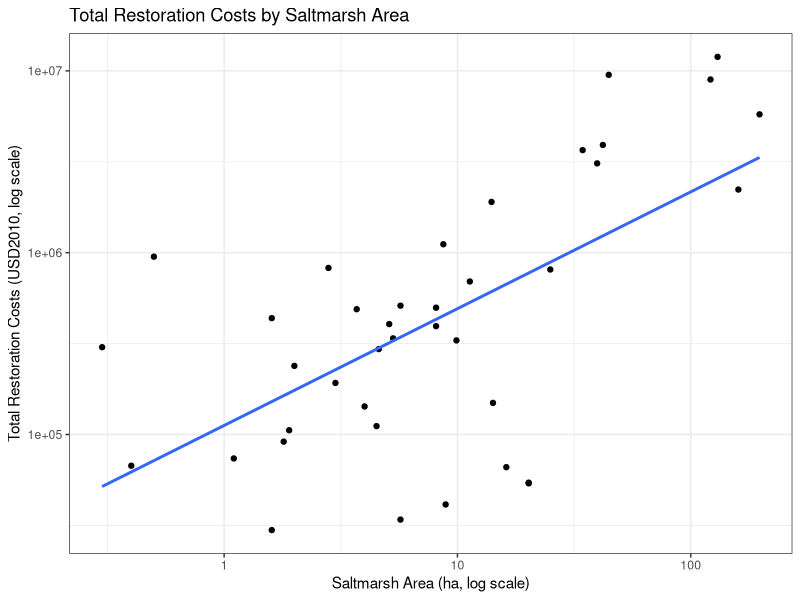

Generate this figure with R:
## ---- chunk 1
#load libraries
library(tidyverse)
library(here)
library(knitr)
library(kableExtra)

#import data
cost_df <- read.csv(here("data", "cost_df.csv"))
## ---- chunk 2
#inspect the dataset
# unique(cost_df$wetland_type)

#filter dataset for wetlands type
wetland_df <- cost_df %>% 
  filter(wetland_type == "saltmarsh") %>% 
  drop_na()
## ---- chunk 3
#create a new variable with restoration costs per hectare
wetland_df <- wetland_df %>%
  mutate(cost_per_ha = total_cost_2010 / area_ha)

#show me the study with the closest area to 60 hectares
# wetland_df %>% 
#   filter(area_ha > 40 & area_ha < 100) %>% 
#   select(observation, area_ha, total_cost_2010, cost_per_ha)

# hb_wetland_df <- wetland_df %>% 
#   filter(observation == 126)

# head(hb_wetland_df)

## ---- chunk 4
# #scatter plot
# ggplot(wetland_df, aes(x = area_ha, y = total_cost_2010)) +
#   geom_point() +
#   labs(title = "Total restoration costs by wetland area",
#        x = "Wetland area (ha)",
#        y = "Total restoration costs (USD2010)") +
#   theme_bw()

# The above scatterplot shows all the points very close to each other, making it difficult to see the relationship between area and costs.To better visualize, log-transform the axes.

#filter wetland df to only include USA
wetland_usa <- wetland_df %>% 
  filter(country=="USA")

# Scatter plot with log-transformed axes
ggplot(wetland_usa, aes(x = area_ha, y = total_cost_2010)) +
  geom_point() +
  geom_smooth(method = "lm", se = FALSE) +
  scale_x_log10() +  # Log transform x-axis
  scale_y_log10() +  # Log transform y-axis
  labs(title = "Total Restoration Costs by Saltmarsh Area",
       x = "Saltmarsh Area (ha, log scale)",
       y = "Total Restoration Costs (USD2010, log scale)") +
  theme_bw()
## ---- chunk 5
# run regression
lm_cost <- lm(total_cost_2010 ~ area_ha, data = wetland_usa)

# display results
summary(lm_cost)
## ---- chunk 6
# recalculate total cost with 60 ha of wetland
hb_cost <- predict(lm_cost, data.frame(area_ha = 60))
hb_cost
## ---- chunk 7
# 
# #ln(damages/GDP) = -7.992 - 0.236ln(wetlands) + 3.298ln(wind speed) - 
# #0.55ln(speed) + 0.137(volume) - 0.058(time)
# 
# #given data
# current_wetland_area <- 72
# additional_wetland_area <- 60
# total_wetland_area <- current_wetland_area + additional_wetland_area #132
# damages <- 18000000  
# 
# #calculate ln(damages/GDP) for current and total wetland area
# ln_damage_current <- -7.992 - 0.236 * log(current_wetland_area)
# #-7.992 - 0.236 * log(72)[4.276] = -9.001293
# 
# ln_damage_total <- -7.992 - 0.236 * log(total_wetland_area)
# #-7.992 - 0.236 * log(132)[4.882] = -9.144341
# 
# #calculate damages/GDP ratios (we found the log and we need the actual results)
# damage_current <- exp(ln_damage_current)
# #exp(-9.001293) ≈ 0.0001232503
# 
# damage_total <- exp(ln_damage_total)
# #exp(-9.144341) ≈ 0.0001068226
# 
# #calculate avoided damage
# #subtract the new ratio from the old ratio and multiply by the total damages
# avoided_damage <- damages * (damage_current - damage_total)
# #0.0001232503 - 0.0001068226 = 0.0000164277 * 18000000 = 295.6986
# avoided_damage



## ---- chunk 8

#ln(damages/GDP) = -7.992 - 0.236ln(wetlands) + 3.298ln(wind speed) - 
#0.55ln(speed) + 0.137(volume) - 0.058(time)

#calculate change in wetland 
current_wetland_area <- 72
additional_wetland_area <- 60
total_wetland_area <- current_wetland_area + additional_wetland_area #132


ln_wetland <- log(total_wetland_area/72)
ln_wetland

#reduction in damages
ln_damages <- -0.236 * ln_wetland
ln_damages

#calculate damage
damages <- 18000000  
damage_new <- damages * (1+ln_damages)

avoided_damage = damages - damage_new
avoided_damage #million
